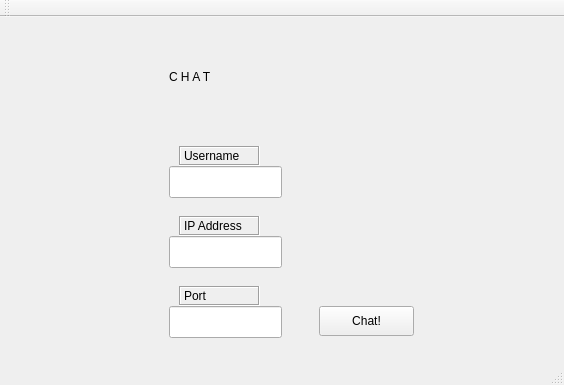
<?xml version="1.0" encoding="UTF-8"?>
<ui version="4.0">
 <class>Chat</class>
 <widget class="QMainWindow" name="Chat">
  <property name="geometry">
   <rect>
    <x>0</x>
    <y>0</y>
    <width>564</width>
    <height>385</height>
   </rect>
  </property>
  <property name="windowTitle">
   <string>Chat</string>
  </property>
  <widget class="QWidget" name="centralWidget">
   <widget class="QStackedWidget" name="stackedWidget">
    <property name="geometry">
     <rect>
      <x>9</x>
      <y>-1</y>
      <width>541</width>
      <height>341</height>
     </rect>
    </property>
    <property name="currentIndex">
     <number>0</number>
    </property>
    <widget class="QWidget" name="page">
     <widget class="QLineEdit" name="lineEdit_ip">
      <property name="geometry">
       <rect>
        <x>160</x>
        <y>220</y>
        <width>113</width>
        <height>32</height>
       </rect>
      </property>
      <property name="text">
       <string/>
      </property>
     </widget>
     <widget class="QLabel" name="label_ip">
      <property name="geometry">
       <rect>
        <x>170</x>
        <y>200</y>
        <width>81</width>
        <height>20</height>
       </rect>
      </property>
      <property name="frameShape">
       <enum>QFrame::Box</enum>
      </property>
      <property name="frameShadow">
       <enum>QFrame::Sunken</enum>
      </property>
      <property name="text">
       <string>IP Address</string>
      </property>
     </widget>
     <widget class="QPushButton" name="pushButton_chat">
      <property name="geometry">
       <rect>
        <x>310</x>
        <y>290</y>
        <width>95</width>
        <height>30</height>
       </rect>
      </property>
      <property name="styleSheet">
       <string notr="true"/>
      </property>
      <property name="text">
       <string>Chat!</string>
      </property>
     </widget>
     <widget class="QLabel" name="label_username">
      <property name="geometry">
       <rect>
        <x>170</x>
        <y>130</y>
        <width>81</width>
        <height>20</height>
       </rect>
      </property>
      <property name="frameShape">
       <enum>QFrame::Box</enum>
      </property>
      <property name="frameShadow">
       <enum>QFrame::Sunken</enum>
      </property>
      <property name="lineWidth">
       <number>1</number>
      </property>
      <property name="text">
       <string>Username</string>
      </property>
     </widget>
     <widget class="QLabel" name="label_port">
      <property name="geometry">
       <rect>
        <x>170</x>
        <y>270</y>
        <width>81</width>
        <height>20</height>
       </rect>
      </property>
      <property name="frameShape">
       <enum>QFrame::Box</enum>
      </property>
      <property name="frameShadow">
       <enum>QFrame::Sunken</enum>
      </property>
      <property name="text">
       <string>Port</string>
      </property>
     </widget>
     <widget class="QLabel" name="label_title">
      <property name="geometry">
       <rect>
        <x>160</x>
        <y>30</y>
        <width>321</width>
        <height>61</height>
       </rect>
      </property>
      <property name="styleSheet">
       <string notr="true">font: 32pt &quot;VL Gothic&quot;;</string>
      </property>
      <property name="text">
       <string>C H A T</string>
      </property>
     </widget>
     <widget class="QLineEdit" name="lineEdit_port">
      <property name="geometry">
       <rect>
        <x>160</x>
        <y>290</y>
        <width>113</width>
        <height>32</height>
       </rect>
      </property>
      <property name="text">
       <string/>
      </property>
     </widget>
     <widget class="QLineEdit" name="lineEdit_username">
      <property name="geometry">
       <rect>
        <x>160</x>
        <y>150</y>
        <width>113</width>
        <height>32</height>
       </rect>
      </property>
      <property name="text">
       <string/>
      </property>
      <property name="clearButtonEnabled">
       <bool>false</bool>
      </property>
     </widget>
    </widget>
    <widget class="QWidget" name="page_2">
     <widget class="QListWidget" name="listWidget_users">
      <property name="geometry">
       <rect>
        <x>10</x>
        <y>10</y>
        <width>141</width>
        <height>251</height>
       </rect>
      </property>
     </widget>
     <widget class="QPlainTextEdit" name="plainTextEdit_msg">
      <property name="geometry">
       <rect>
        <x>10</x>
        <y>270</y>
        <width>421</width>
        <height>61</height>
       </rect>
      </property>
     </widget>
     <widget class="QPushButton" name="pushButton_sendmsg">
      <property name="geometry">
       <rect>
        <x>440</x>
        <y>270</y>
        <width>95</width>
        <height>61</height>
       </rect>
      </property>
      <property name="text">
       <string>Send</string>
      </property>
     </widget>
     <widget class="QListWidget" name="listWidget_messages">
      <property name="geometry">
       <rect>
        <x>160</x>
        <y>11</y>
        <width>371</width>
        <height>251</height>
       </rect>
      </property>
     </widget>
    </widget>
   </widget>
  </widget>
  <widget class="QMenuBar" name="menuBar">
   <property name="geometry">
    <rect>
     <x>0</x>
     <y>0</y>
     <width>564</width>
     <height>26</height>
    </rect>
   </property>
  </widget>
  <widget class="QToolBar" name="mainToolBar">
   <attribute name="toolBarArea">
    <enum>TopToolBarArea</enum>
   </attribute>
   <attribute name="toolBarBreak">
    <bool>false</bool>
   </attribute>
  </widget>
  <widget class="QStatusBar" name="statusBar"/>
 </widget>
 <layoutdefault spacing="6" margin="11"/>
 <resources/>
 <connections/>
</ui>
